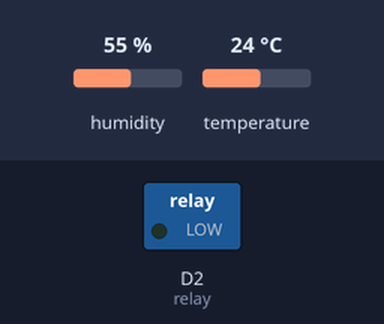
A program run on a simulated ESP8266 (NodeMCU). On the bench: switched loads named in the program (green lamp = pin HIGH). The inputs (shaded band) are chosen by the test bench; at power-on: humidity 55 %, temperature 24 °C. WiFi joins after 1.5 s; servers stay silent unless stated; no MQTT or app messages arrive unless stated; what the program prints to the serial monitor is not drawn.

Above: at 2.7 s.
2.8 s: humidity set to 51 %
At 5.9 s:
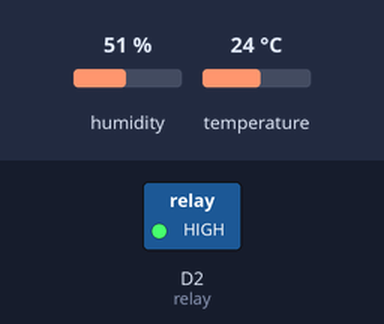
9.7 s: humidity set to 48 %
Timing chart, 0 to 12.7 s (numbered marks = the images above; inputs shaded):
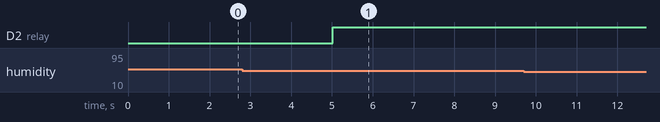

Measured:
- after the input at 9.7 s, every drawn part: stays the same

The program:

main.cpp
```cpp
#include <Arduino.h>
#include <ESP8266WiFi.h>
#include <PubSubClient.h>
#include <SimpleDHT.h>
#define relay 4

const char *ssid = "Arya kiki";//silakan disesuaikan sendiri
const char *password = "mbayarle";//silakan disesuaikan sendiri

const char *mqtt_server = "broker.emqx.io";

WiFiClient espClient;
PubSubClient client(espClient);

SimpleDHT11 dht11(D1);


long now = millis();
long lastMeasure = 0;

void setup_wifi()
{
  delay(10);
  Serial.println();
  Serial.print("Connecting to ");
  Serial.println(ssid);
  WiFi.begin(ssid, password);
  while (WiFi.status() != WL_CONNECTED)
  {
    delay(500);
    Serial.print(".");
  }
  Serial.println("");
  Serial.print("WiFi connected - ESP IP address: ");
  Serial.println(WiFi.localIP());
}

void reconnect()
{
  while (!client.connected())
  {
    Serial.print("Attempting MQTT connection...");
    if (client.connect("ESP8266Client"))
    {
      Serial.println("connected");
    }
    else
    {
      Serial.print("failed, rc=");
      Serial.print(client.state());
      Serial.println(" try again in 5 seconds");
      delay(5000);
    }
  }
}

void setup()
{
  Serial.begin(115200);
  Serial.println("Mqtt Node-RED");
  setup_wifi();
  client.setServer(mqtt_server, 1883);
  pinMode(relay, OUTPUT);
}

void loop()
{
  if (!client.connected())
  {
    reconnect();
  }
  if (!client.loop())
  {
    client.connect("ESP8266Client");
  }
  now = millis();
  if (now - lastMeasure > 5000)
  {
    lastMeasure = now;
    int err = SimpleDHTErrSuccess;

    byte temperature = 0;
    byte humidity = 0;
    if ((err = dht11.read(&temperature, &humidity, NULL)) != SimpleDHTErrSuccess)
    {
      Serial.print("Pembacaan DHT11 gagal, err=");
      Serial.println(err);
      delay(1000);
      return;
    }

    static char temperatureHumi[7];
    dtostrf(humidity, 4, 2, temperatureHumi);
    Serial.print("Kelembapan = ");
    Serial.println(temperatureHumi);
    if(humidity <= 40) {
      digitalWrite(relay, LOW);
      Serial.println("Suhu <40");
    } else if( humidity >= 50) {
      digitalWrite(relay, HIGH);
      Serial.println("Suhu >50");
    }
    client.publish("room/humiditySusalan", temperatureHumi);
  }
}
```
